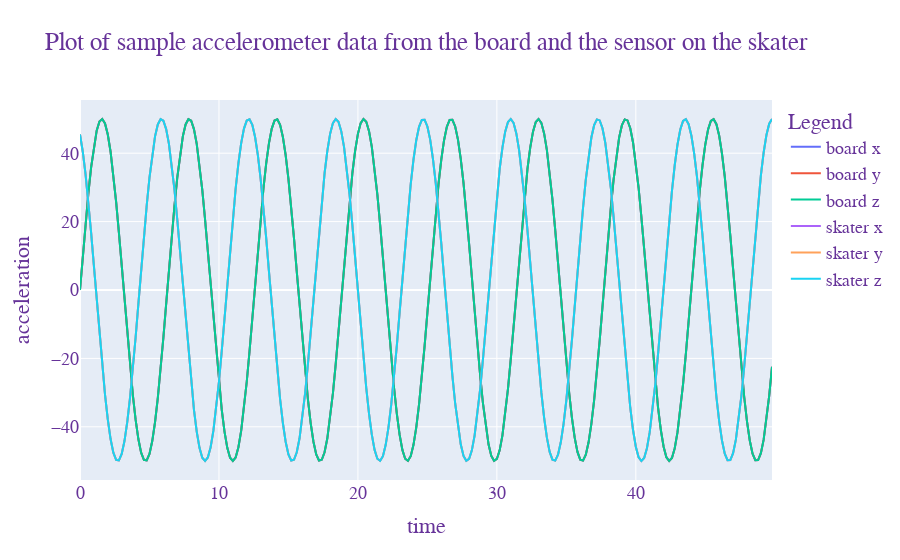

Notebook source saved alongside this figure:
### Code cell
#plot the dataframe

import plotly.graph_objects as go
# zoom to a level where the changes in acceleration can be seen
# plot x,y,z axis labels as a separate series called board
# plot a,b,c axis labels as a separate series called skater
# include time axis label
# include a title for the plot 'Plot of sample accelerometer data from the board and the sensor on the skater'
# include a legend
# plot the dataframe using plotly
fig = go.Figure()
fig.update_layout(
    title="Plot of sample accelerometer data from the board and the sensor on the skater",
    xaxis_title="time",
    yaxis_title="acceleration",
    legend_title="Legend",
    font=dict(
        family="Courier New, monospace",
        size=18,
        color="RebeccaPurple"
    )
)
fig.add_trace(go.Scatter(x=dfTwoSensors['time'], y=dfTwoSensors['x'], name="board x"))
fig.add_trace(go.Scatter(x=dfTwoSensors['time'], y=dfTwoSensors['y'], name="board y"))
fig.add_trace(go.Scatter(x=dfTwoSensors['time'], y=dfTwoSensors['z'], name="board z"))
fig.add_trace(go.Scatter(x=dfTwoSensors['time'], y=dfTwoSensors['a'], name="skater x"))
fig.add_trace(go.Scatter(x=dfTwoSensors['time'], y=dfTwoSensors['b'], name="skater y"))
fig.add_trace(go.Scatter(x=dfTwoSensors['time'], y=dfTwoSensors['c'], name="skater z"))
fig.show()

### Figure 1 — Plotly figure (JSON) as saved in the notebook; plotly's stock layout.template omitted (floating-point values rounded to 4 significant figures; data arrays with more than 128 entries replaced by an {"elided": "..."} marker saying what was removed)
{"data": [{"name": "board x", "type": "scatter", "x": {"elided": "250 float values"}, "y": {"elided": "250 float values"}}, {"name": "board y", "type": "scatter", "x": {"elided": "250 float values"}, "y": {"elided": "250 float values"}}, {"name": "board z", "type": "scatter", "x": {"elided": "250 float values"}, "y": {"elided": "250 float values"}}, {"name": "skater x", "type": "scatter", "x": {"elided": "250 float values"}, "y": {"elided": "250 float values"}}, {"name": "skater y", "type": "scatter", "x": {"elided": "250 float values"}, "y": {"elided": "250 float values"}}, {"name": "skater z", "type": "scatter", "x": {"elided": "250 float values"}, "y": {"elided": "250 float values"}}], "layout": {"font": {"color": "RebeccaPurple", "family": "Courier New, monospace", "size": 18}, "legend": {"title": {"text": "Legend"}}, "title": {"text": "Plot of sample accelerometer data from the board and the sensor on the skater"}, "xaxis": {"title": {"text": "time"}}, "yaxis": {"title": {"text": "acceleration"}}}}
